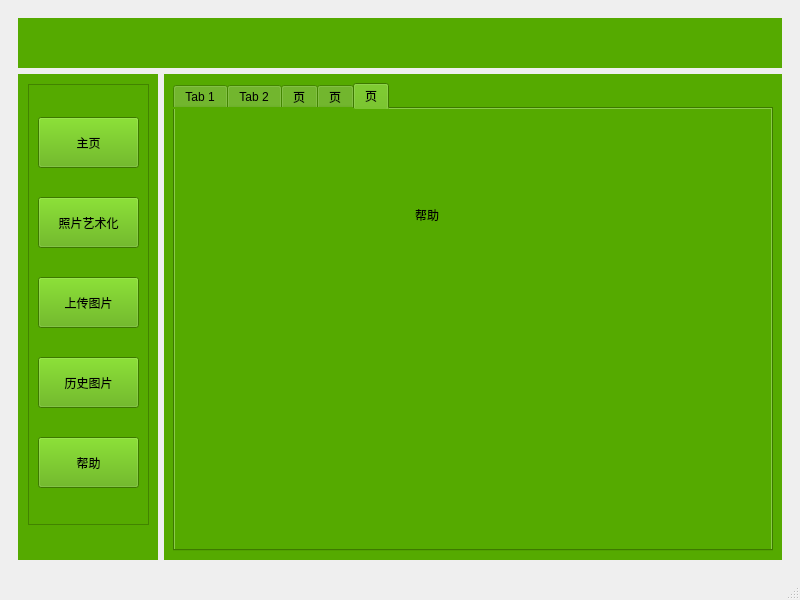
<?xml version="1.0" encoding="UTF-8"?>
<ui version="4.0">
 <class>MainWindow</class>
 <widget class="QMainWindow" name="MainWindow">
  <property name="geometry">
   <rect>
    <x>0</x>
    <y>0</y>
    <width>800</width>
    <height>600</height>
   </rect>
  </property>
  <property name="windowTitle">
   <string>MainWindow</string>
  </property>
  <widget class="QWidget" name="centralwidget">
   <layout class="QVBoxLayout" name="verticalLayout">
    <item>
     <widget class="QWidget" name="widget" native="true">
      <layout class="QGridLayout" name="gridLayout">
       <item row="1" column="0">
        <widget class="QWidget" name="widget_3" native="true">
         <property name="minimumSize">
          <size>
           <width>140</width>
           <height>466</height>
          </size>
         </property>
         <property name="maximumSize">
          <size>
           <width>140</width>
           <height>16777215</height>
          </size>
         </property>
         <property name="styleSheet">
          <string notr="true">background-color: rgb(85, 170, 0);</string>
         </property>
         <widget class="QScrollArea" name="scrollArea">
          <property name="geometry">
           <rect>
            <x>10</x>
            <y>10</y>
            <width>121</width>
            <height>441</height>
           </rect>
          </property>
          <property name="minimumSize">
           <size>
            <width>121</width>
            <height>441</height>
           </size>
          </property>
          <property name="widgetResizable">
           <bool>true</bool>
          </property>
          <widget class="QWidget" name="scrollAreaWidgetContents">
           <property name="geometry">
            <rect>
             <x>0</x>
             <y>0</y>
             <width>119</width>
             <height>439</height>
            </rect>
           </property>
           <layout class="QVBoxLayout" name="verticalLayout_3">
            <item>
             <widget class="QPushButton" name="pushButton">
              <property name="minimumSize">
               <size>
                <width>101</width>
                <height>51</height>
               </size>
              </property>
              <property name="text">
               <string>主页</string>
              </property>
             </widget>
            </item>
            <item>
             <widget class="QPushButton" name="pushButton_2">
              <property name="minimumSize">
               <size>
                <width>101</width>
                <height>51</height>
               </size>
              </property>
              <property name="text">
               <string>照片艺术化</string>
              </property>
             </widget>
            </item>
            <item>
             <widget class="QPushButton" name="pushButton_3">
              <property name="minimumSize">
               <size>
                <width>101</width>
                <height>51</height>
               </size>
              </property>
              <property name="text">
               <string>上传图片</string>
              </property>
             </widget>
            </item>
            <item>
             <widget class="QPushButton" name="pushButton_4">
              <property name="minimumSize">
               <size>
                <width>101</width>
                <height>51</height>
               </size>
              </property>
              <property name="text">
               <string>历史图片</string>
              </property>
             </widget>
            </item>
            <item>
             <widget class="QPushButton" name="pushButton_5">
              <property name="minimumSize">
               <size>
                <width>101</width>
                <height>51</height>
               </size>
              </property>
              <property name="text">
               <string>帮助</string>
              </property>
             </widget>
            </item>
           </layout>
          </widget>
         </widget>
        </widget>
       </item>
       <item row="1" column="1">
        <widget class="QWidget" name="widget_5" native="true">
         <property name="minimumSize">
          <size>
           <width>618</width>
           <height>466</height>
          </size>
         </property>
         <property name="styleSheet">
          <string notr="true">background-color: rgb(85, 170, 0);</string>
         </property>
         <layout class="QVBoxLayout" name="verticalLayout_2">
          <item>
           <widget class="QTabWidget" name="tabWidget">
            <property name="currentIndex">
             <number>4</number>
            </property>
            <widget class="QWidget" name="tab">
             <attribute name="title">
              <string>Tab 1</string>
             </attribute>
             <widget class="QLabel" name="label">
              <property name="geometry">
               <rect>
                <x>260</x>
                <y>60</y>
                <width>121</width>
                <height>51</height>
               </rect>
              </property>
              <property name="text">
               <string>主页</string>
              </property>
             </widget>
            </widget>
            <widget class="QWidget" name="tab_2">
             <attribute name="title">
              <string>Tab 2</string>
             </attribute>
             <widget class="QLabel" name="label_2">
              <property name="geometry">
               <rect>
                <x>240</x>
                <y>60</y>
                <width>131</width>
                <height>81</height>
               </rect>
              </property>
              <property name="text">
               <string>艺术化</string>
              </property>
             </widget>
            </widget>
            <widget class="QWidget" name="tab_4">
             <attribute name="title">
              <string>页</string>
             </attribute>
             <widget class="QLabel" name="label_3">
              <property name="geometry">
               <rect>
                <x>260</x>
                <y>120</y>
                <width>131</width>
                <height>61</height>
               </rect>
              </property>
              <property name="text">
               <string>上传图片</string>
              </property>
             </widget>
            </widget>
            <widget class="QWidget" name="tab_3">
             <attribute name="title">
              <string>页</string>
             </attribute>
             <widget class="QLabel" name="label_4">
              <property name="geometry">
               <rect>
                <x>260</x>
                <y>100</y>
                <width>141</width>
                <height>61</height>
               </rect>
              </property>
              <property name="text">
               <string>历史图片</string>
              </property>
             </widget>
            </widget>
            <widget class="QWidget" name="tab_5">
             <attribute name="title">
              <string>页</string>
             </attribute>
             <widget class="QLabel" name="label_5">
              <property name="geometry">
               <rect>
                <x>240</x>
                <y>70</y>
                <width>121</width>
                <height>71</height>
               </rect>
              </property>
              <property name="text">
               <string>帮助</string>
              </property>
             </widget>
            </widget>
           </widget>
          </item>
         </layout>
        </widget>
       </item>
       <item row="0" column="0" colspan="2">
        <widget class="QWidget" name="widget_2" native="true">
         <property name="minimumSize">
          <size>
           <width>764</width>
           <height>50</height>
          </size>
         </property>
         <property name="maximumSize">
          <size>
           <width>16777215</width>
           <height>50</height>
          </size>
         </property>
         <property name="styleSheet">
          <string notr="true">background-color: rgb(85, 170, 0);
</string>
         </property>
        </widget>
       </item>
      </layout>
     </widget>
    </item>
   </layout>
  </widget>
  <widget class="QMenuBar" name="menubar">
   <property name="geometry">
    <rect>
     <x>0</x>
     <y>0</y>
     <width>800</width>
     <height>22</height>
    </rect>
   </property>
  </widget>
  <widget class="QStatusBar" name="statusbar"/>
 </widget>
 <resources/>
 <connections/>
</ui>
